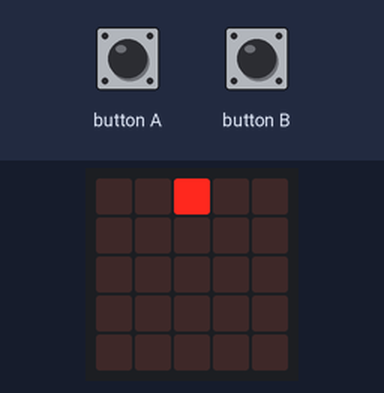
This program was run on a simulated BBC micro:bit running MicroPython. On the bench: the board's 5×5 LED display. The test bench sets the inputs (shaded band). The interpreter's speed is modelled, so counts of loop turns are approximate.

Above: at 0.4 s.
1.3 s: button A pressed for 0.15 s
At 2.8 s:
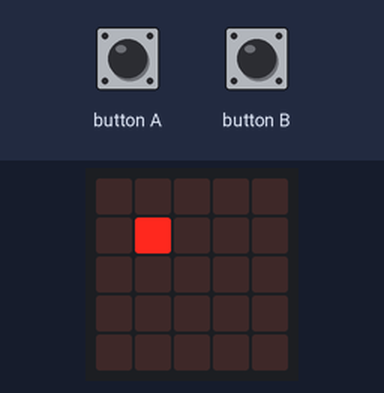
4.4 s: button B pressed for 0.15 s
At 5.3 s:
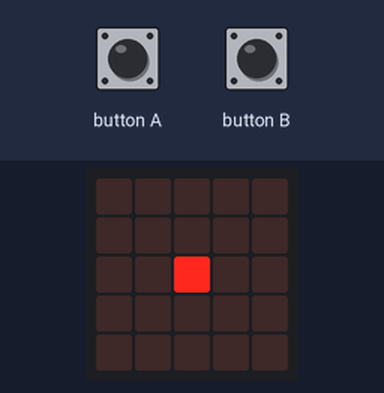
7.5 s: button A pressed for 1 s
At 8.3 s:
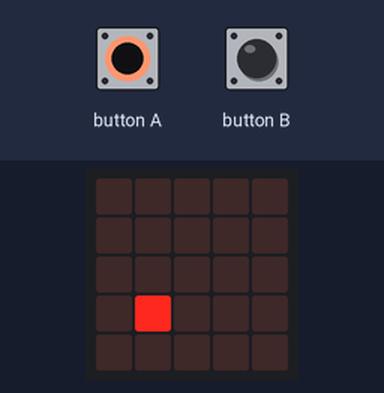
9.1 s: button B pressed for 0.15 s
At 10.2 s:
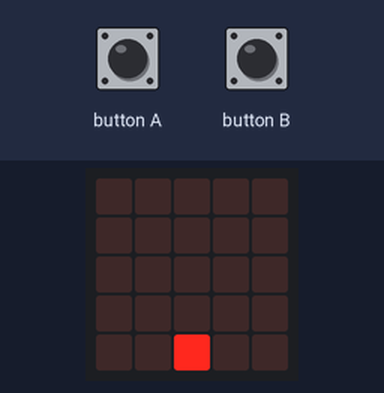
12.2 s: button A pressed for 0.15 s
At 13.0 s:
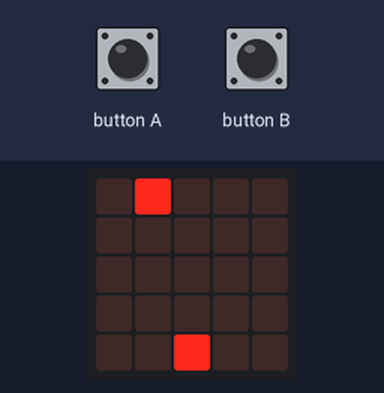
15.3 s: button B pressed for 0.15 s
At 17.7 s:
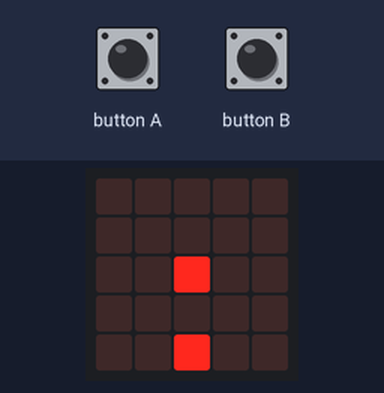
Timing chart, 0 to 19.2 s (numbered marks = the images above; inputs shaded):
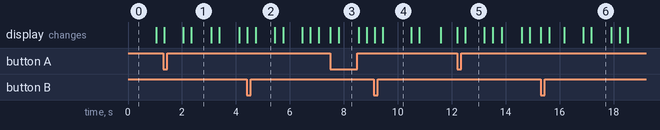

The program:

main1.py
```python
# === これは編集しないこと！ ===
from microbit import *
import random
def flash(x, y, light):
  display.set_pixel(x, y, light)
def clear():
  display.clear()
def flashm(list):
  for i in range(5):
    for j in range(5):
      flash(i, j, list[j][i] * 9)

blocks = [
  [0, 0, 0, 0, 0],  # y=0
  [0, 0, 0, 0, 0],  # y=1
  [0, 0, 0, 0, 0],  # y=2
  [0, 0, 0, 0, 0],  # y=3
  [0, 0, 0, 0, 0],  # y=4
  [1, 1, 1, 1, 1],  # 地面
]
# === ここから書いてOK ===
# === ここから書いてOK ===
x = 2
y = 0
timer = 0
while True:
  flashm(blocks)
  flash(x, y, 9)
  timer += 1
  if timer % 1000 == 0:
    clear()
    y += 1
    if blocks[y][x] != 0:
       blocks[y-1][x] = 1
       y = 0
  if button_a.was_pressed() and x > 0:
        x -= 1
        clear()
  if button_b.was_pressed() and x < 4:
        x += 1
        clear()
```

Measured:
- after the input at 1.3 s, the display: first changes at once (image 1 shows a later state)
- after the input at 4.4 s, the display: first changes at once (image 2 shows a later state)
- after the input at 9.1 s, the display: first changes after 0.05 s (image 4 shows a later state)
- after the input at 12.2 s, the display: first changes at once (image 5 shows a later state)
- after the input at 15.3 s, the display: first changes at once (image 6 shows a later state)
- what the display in image 1 shows lasts 0.8 s, from 2.3 s to 3.1 s
- what the display in image 4 shows lasts 1.0 s, from 9.5 s to 10.5 s
